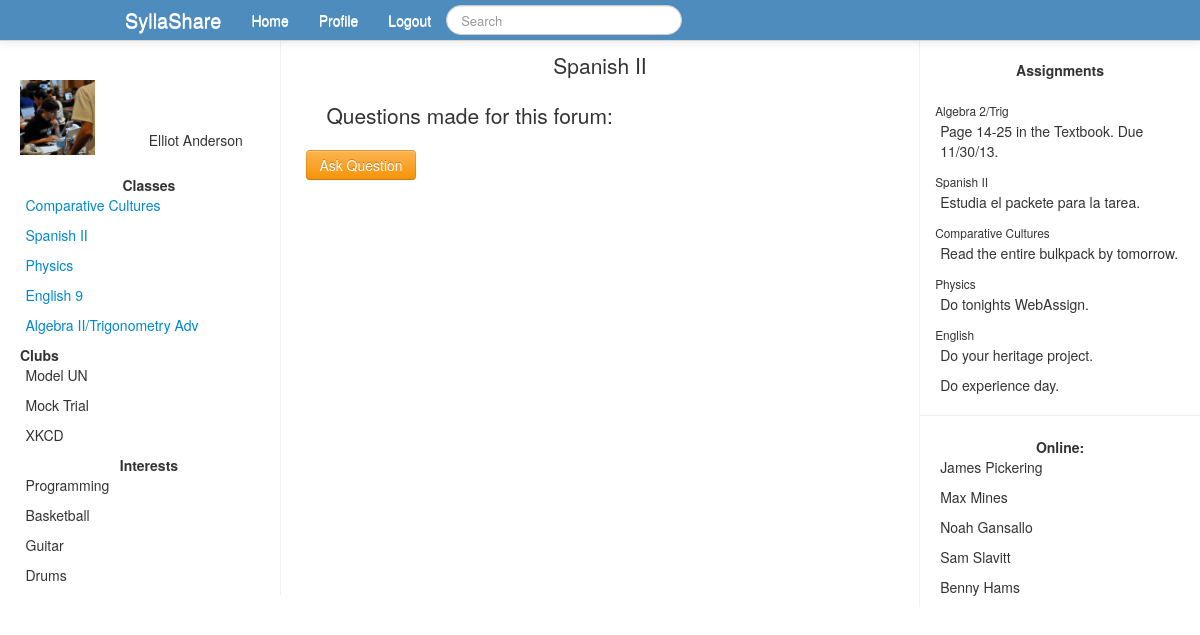
The app's page /forum.php?id=8 (signed in), older data.
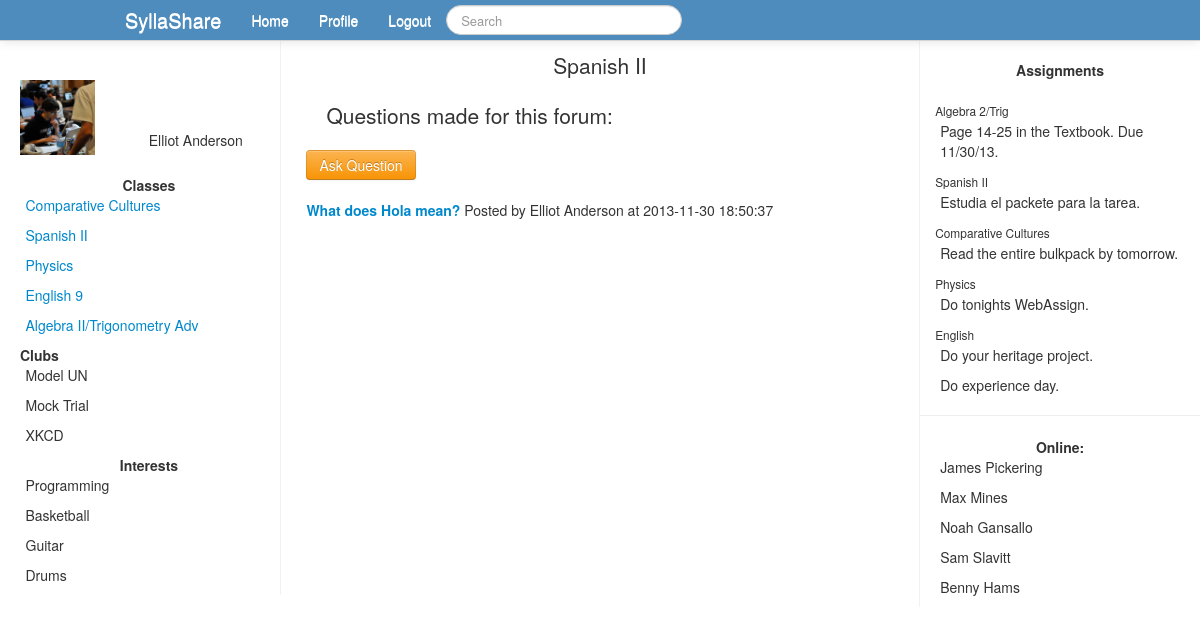
The same page, newer data.
### tables this page shows
CREATE TABLE `users` (
  `id` int(11) NOT NULL AUTO_INCREMENT,
  `firstname` varchar(40) NOT NULL,
  `lastname` varchar(40) NOT NULL,
  `email` varchar(255) NOT NULL,
  `password` varchar(36) NOT NULL,
  `activated` int(1) NOT NULL DEFAULT '0',
  `code` int(8) NOT NULL,
  `grade` int(2) NOT NULL,
  PRIMARY KEY (`id`)
);

CREATE TABLE `class` (
  `id` int(11) NOT NULL AUTO_INCREMENT,
  `classid` int(11) NOT NULL,
  `userid` int(11) NOT NULL,
  PRIMARY KEY (`id`)
);

CREATE TABLE `classes` (
  `id` int(11) NOT NULL AUTO_INCREMENT,
  `name` varchar(60) NOT NULL,
  PRIMARY KEY (`id`)
);

CREATE TABLE `forumposts` (
  `id` int(11) NOT NULL AUTO_INCREMENT,
  `poster` int(11) NOT NULL,
  `classid` int(11) NOT NULL,
  `question` varchar(200) NOT NULL,
  `content` varchar(5000) NOT NULL,
  `timeposted` datetime NOT NULL,
  PRIMARY KEY (`id`)
);

### forum.php (the view, shortened to what this page needs)
<?php
include_once('database.php');
$userid = $_SESSION['id'];
$pageid = $_GET['id'];
$getuserinfo = "SELECT * FROM users WHERE id=$userid";
$getuserrun = mysqli_query($connect, $getuserinfo);
while ($row = mysqli_fetch_assoc($getuserrun)){
	$firstname = $row['firstname'];
	$lastname = $row['lastname'];
}
include_once('header.php');
?>
<div class="span6">
<h1 class="lead">
<center>
<?php
$thequery = "SELECT * FROM classes WHERE id=$pageid";
$therun = mysqli_query($connect, $thequery);
while ($row = mysqli_fetch_assoc($therun)){
	$pageclassname = $row['name'];
}
echo $pageclassname;
?>
</center>
</h1>
<p class="lead">
<?php
echo 'Questions made for this forum: <br />';
echo '<form action="forum.php?id='.$pageid.'" method="POST">
<input type="hidden" name="askquestion" /><input type="submit" value="Ask Question" class="btn btn-warning" />
</form>';
$getforums = "SELECT id,poster,question,timeposted FROM forumposts WHERE classid=$pageid";
$runforums = mysqli_query($connect, $getforums);
while ($row = mysqli_fetch_assoc($runforums)){
	$postid = $row['id'];
	$poster = $row['poster'];
	$question = $row['question'];
	$timeposted = $row['timeposted'];
	$getuserinfo = "SELECT firstname,lastname FROM users WHERE id=$poster";
	$getuserinfor = mysqli_query($connect, $getuserinfo);
	while ($row2 = mysqli_fetch_assoc($getuserinfor)){
		$firstname = $row2['firstname'];
		$lastname = $row2['lastname'];
		$questionname = $firstname.' '.$lastname;
	}
	echo '<b><a href="question.php?id='.$postid.'">'.$question.'</a></b> Posted by '.$questionname.' at '.$timeposted;
}
?>
</p>
</div>
<?php
include_once('rightbar.php');
?>

### header.php (shortened to what this page needs)
<!DOCTYPE html>
<html lang="en">
<head>
<link href="css/bootstrap.min.css" rel="stylesheet" />
</head>
<body>
<div class="navbar navbar-fixed-top" >
	<div class="navbar-inner">
		<div class="container" >
			<ul class="nav">
				<li>
					<a class="brand" href="#">SyllaShare</a>
				</li>
				<?php
				if (!isset($_SESSION['id'])){
					?>
					<form action="login.php" method="POST" class="navbar-form pull-left">
						<input type="email" name="logemail" placeholder="Email" />
						<input type="password" name="logpassword" placeholder="Password" />
						<input type="submit" value="Log In" />
					</form>
					<?
				} else {
				?>
				<li><a href="home.php">Home</a></li>
				<li><a href="#">Profile</a></li>
				<form class="navbar-search pull-right">
					<input type="text" class="search-query" name="q" placeholder="Search" />
				</form>
				<li><a href="logout.php">Logout</a></li>
				<? }?>
			</ul>
		</div>
	</div>
</div>
<?
if (isset($_SESSION['id'])){
	?>
<br /><br />
<div class="row-fluid" style="height: 100%;">
<div class="span3" style="padding-left: 20px; padding-right: 2px; border-right: 1px solid #f2f2f2;">
<div class="innercontent" >
<br />
<p class="lead">
<div id="pic-right" style="float: right;padding-right: 35px; padding-top: 50px; position: relative; ">
<?php
echo $firstname.' '.$lastname;
?>
</div>
<div class="pic-left" style="position: relative;" >
<img src="propic.jpg" height="75" width="75" />
</div>
<br />
<center>
<b>Classes</b><br />
</center>
<?php
$getclasses = "SELECT * FROM class WHERE userid=$userid";
$runclasses = mysqli_query($connect, $getclasses);
while ($row = mysqli_fetch_assoc($runclasses)){
	$classid = $row['classid'];
	$getclassinfo = "SELECT name FROM classes WHERE id=$classid";
	$runclassinfo = mysqli_query($connect, $getclassinfo);
	while ($row2 = mysqli_fetch_assoc($runclassinfo)){
		$classname = $row2['name'];
	}
	echo '<span class="spanright"><a href="class.php?id='.$classid.'">'.$classname.'</a></span><br />';
}
?>
<b>Clubs</b><br />
<span class="spanright">Model UN</span><br />
<span class="spanright">Mock Trial</span><br />
<span class="spanright">XKCD</span><br />
<br />
<center>
<b>Interests</b><br />
<span class="spanright">Programming</span><br />
<span class="spanright">Basketball</span><br />
<span class="spanright">Guitar</span><br />
<span class="spanright">Drums</span><br />
</center>
</p>
</div>
</div>
<?php
}
?>

### rightbar.php (shortened to what this page needs)
<div class="span3" style="height: 100%; border-left: 1px solid #f2f2f2;">
<br />
<center>
<b>Assignments</b>
</center><br />
<small>Algebra 2/Trig</small><br />
<p>
Page 14-25 in the Textbook.  Due 11/30/13.
</p>
<small>Spanish II</small><br />
<p>
Estudia el packete para la tarea.
</p>
<small>Comparative Cultures</small>
<p>
Read the entire bulkpack by tomorrow.
</p>
<small>Physics</small>
<p>
Do tonights WebAssign.
</p>
<small>English</small>
<p>
Do your heritage project.
</p>
<p>
Do experience day.
</p>
<hr />
<center>
<b>Online: </b>
</center>
<p>James Pickering</p>
<p>Max Mines</p>
<p>Noah Gansallo</p>
<p>Sam Slavitt</p>
<p>Benny Hams</p>
</div>
</div>

### header.php (style rules this page uses)
.navbar-inner { background-color: #4d8cbc; background-image: none; color: #FFFFFF; }
.navbar .nav > li > a { color: #FFFFFF; }
.spanright { text-align: left; padding-right: 4px; }

### rightbar.php (style rules this page uses)
small { padding-left: 15px; }
p { padding-left: 20px; }

Row changes from the older to the newer data that the page shows:
added forumposts: question "What does Hola mean?", users.firstname+lastname "Elliot Anderson", timeposted "2013-11-30 18:50:37"
